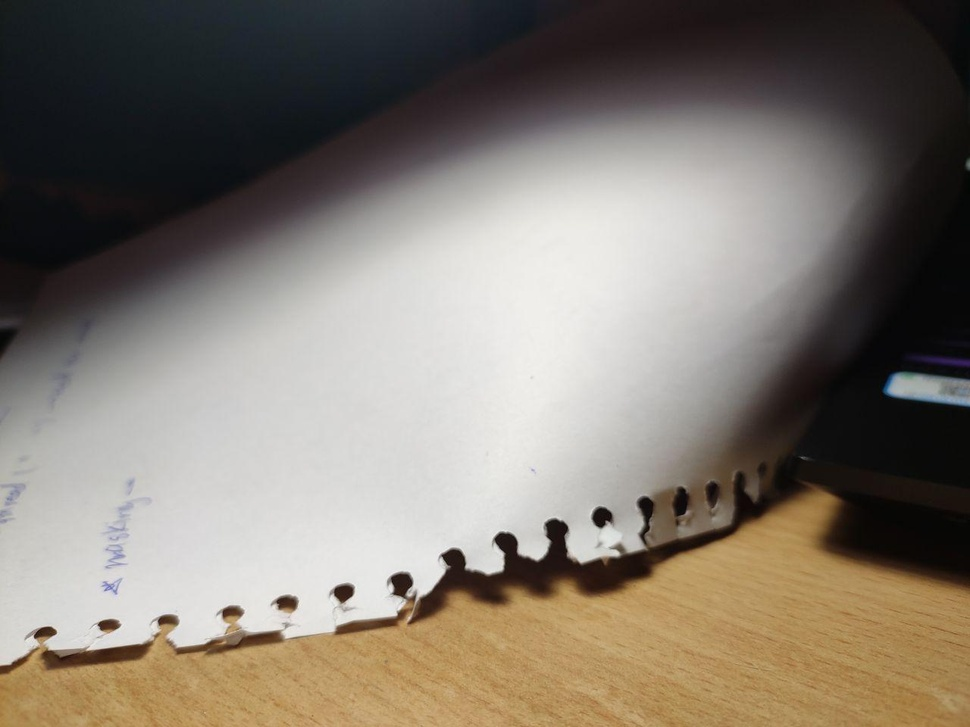
#> input picture back.jpg, 970 x 727 px, shrunk from 1280 x 960 before the run, given in place of the camera
$ python 'live masking.py'
#> lines starting #> are read from the running program, lines starting #| are printed output that depends on the picture; after the words box and inside, x2 and y2 are one past the last pixel; in counts of white or black regions, pixels touching at a corner belong together
import cv2
import numpy as np

firstbkg = cv2.VideoCapture(0)          # video capture source camera (Here webcam of laptop)
ret, firstbkgimage1 = firstbkg.read()   # return a single frame in variable `frame`
#> firstbkgimage1 is the input picture: shape (727, 970, 3); mean B, G, R 112.5, 122.4, 130.3
ret, firstbkgimage = firstbkg.read()
firstbkg.release()

cap = cv2.VideoCapture(0)
i = 0
while True:
    _, frame = cap.read()
    if i == 0:
        bkg = frame

    hsv = cv2.cvtColor(frame, cv2.COLOR_BGR2HSV)
#> hsv: shape (727, 970, 3); mean H, S, V 51.2, 49.8, 131.7

    i += 1

    lower_blue = np.array([38, 86, 0])
    upper_blue = np.array([121, 255, 255])

    # lower_blue = np.array([110, 50, 50])
    # upper_blue = np.array([130, 255, 255])

    mask = cv2.inRange(hsv, lower_blue, upper_blue)
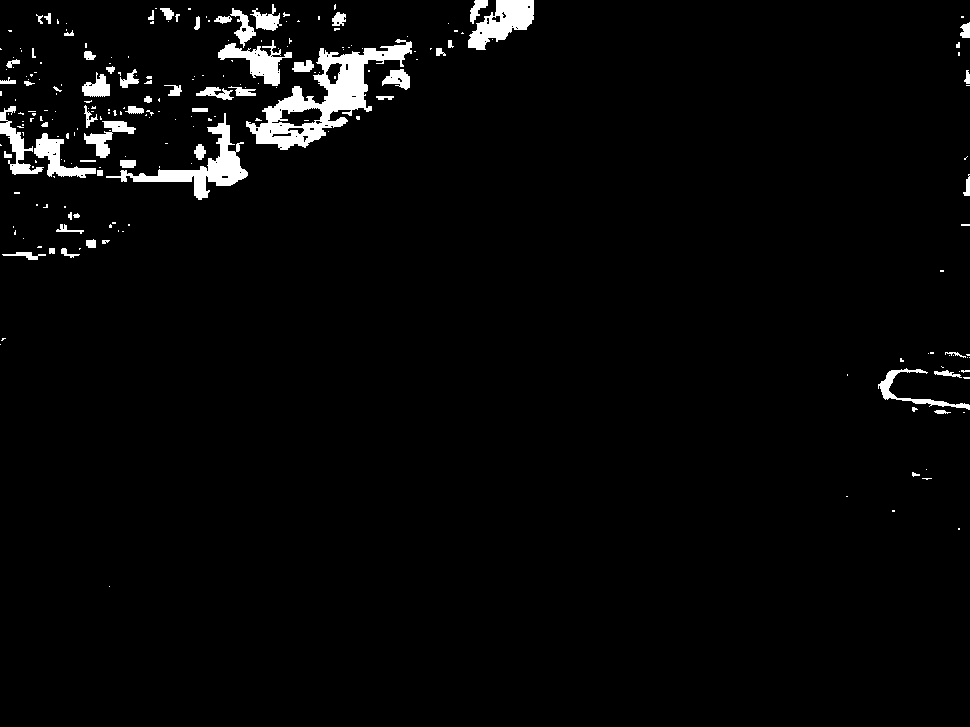
#> mask: shape (727, 970); 2.9% white; 232 white regions (168 under 20 px)

    # maskgray = cv2.cvtColor(mask, cv2.COLOR_HSV2BGR)
    # maskgray = cv2.cvtColor(maskgray, cv2.COLOR_BGR2GRAY)

    # ret, thresh = cv2.threshold(mask, 127, 255, 4)
    maskcontours, _ = cv2.findContours(mask, cv2.RETR_TREE, cv2.CHAIN_APPROX_SIMPLE)
#> maskcontours = 300 contours, 244 with area under 20; largest, box (x1, y1, x2, y2) and area: (246, 39, 412, 150) 5942, (106, 113, 248, 200) 2266, (468, 0, 534, 50) 1740, (218, 40, 292, 86) 1141, (34, 133, 96, 178) 900

    if maskcontours:
        c = max(maskcontours, key=cv2.contourArea)
#> c = contour of 389 points, box (x1, y1, x2, y2) (246, 39, 412, 150), area 5942
    else:
        c = []
    masked = cv2.drawContours(frame, c, -1, (0, 255, 0), -1)
    print(c)
#> (printed output is left out)
    # outputs = frame

    # masked = cv2.drawContours(frame, maskcontours, -1, (0, 255, 0), 3)

    cv2.imshow("contoured", masked)
    # cv2.imshow('frame', frame)
    cv2.imshow("Mask", mask)
    # cv2.imshow("bkg", bkg)
    cv2.imshow("firbkg", firstbkgimage)
    key = cv2.waitKey(1)
#> (key Esc is pressed here)
    if key == 27:
        break

cap.release()
cv2.destroyAllWindows()
